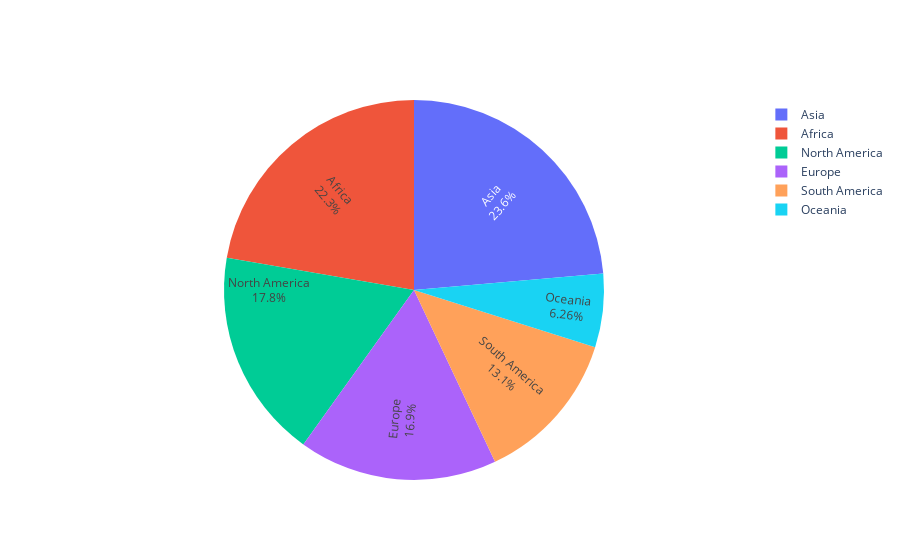

The notebook cell saved with this chart:
### Markdown cell above
### Area <a class="anchor" id="area"></a>

### Code cell
# plotting total area distribution by continents

import plotly.graph_objects as go

df_cont= df['Continent'].unique()

tot_area_cont = []

for each in df_cont:
    df_area = df[df.Continent == each]
    area = sum(df_area["Area (km²)"])
    tot_area_cont.append(area)
    
tot_area_cont = pd.DataFrame(tot_area_cont)
df_area = pd.DataFrame(df_cont, columns = ["continent"])
df_area["total"] = tot_area_cont

fig = go.Figure(data=[go.Pie(labels=df_area.continent, values=df_area.total, textinfo='label+percent',
                             insidetextorientation='radial'
                            )])
fig.show()

### Figure 1 — Plotly figure (JSON) as saved in the notebook; plotly's stock layout.template omitted (floating-point values rounded to 4 significant figures)
{"data": [{"insidetextorientation": "radial", "labels": ["Asia", "Europe", "Africa", "Oceania", "North America", "South America"], "textinfo": "label+percent", "type": "pie", "values": [32138141, 23010411, 30317963, 8515081, 24244178, 17833382]}], "layout": {}}
